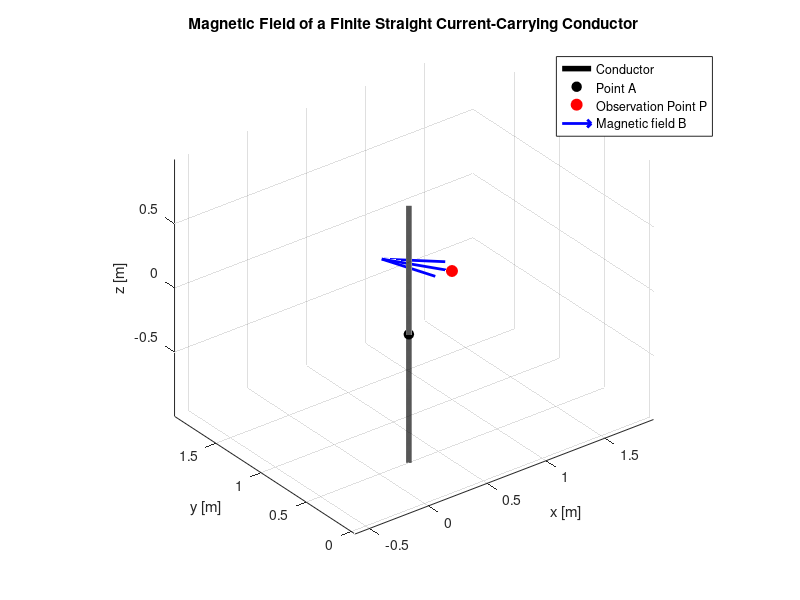

Source code (MATLAB):
%% Magnetic field of a finite straight conductor
% The conductor:
%   - has length l
%   - carries current I
%   - is centered at point A = [Ax, Ay, Az]
%   - is oriented parallel to the z-axis
%
% The magnetic field at point P is calculated from the Biot-Savart law:
%
%       dB = (mu0 / 4*pi) * I * (dl x R) / |R|^3
%
% where:
%   dl = differential element of the conductor
%   R  = vector from the current element to P
%
% The integral is evaluated numerically.

clear;
clc;
close all;

%% -------------------- Input parameters --------------------

% Current and conductor length
I = 1;                  % Current [A]
l = 2;                  % Conductor length [m]

% Position of the center of the conductor, A
Ax = 0.25;
Ay = 0.5;
Az = 0;

% Observation point P
Px = 1;
Py = 1;
Pz = 0;

% Permeability of free space
mu0 = 4*pi*1e-7;        % [H/m]

% Number of integration elements
N = 10000;

%% -------------------- Discretize the conductor --------------------

% The conductor extends from z = Az-l/2 to z = Az+l/2.
z = linspace(Az - l/2, Az + l/2, N);

% Differential length along the z-axis
dz = l/(N-1);

% Coordinates of the current elements
x_wire = Ax * ones(size(z));
y_wire = Ay * ones(size(z));

%% -------------------- Biot-Savart calculation --------------------

% Vector from every current element to observation point P:
Rx = Px - x_wire;
Ry = Py - y_wire;
Rz = Pz - z;

% Distance from each current element to P
R = sqrt(Rx.^2 + Ry.^2 + Rz.^2);

% Since the conductor is parallel to the z-axis:
%     dl = [0, 0, dz]
%
% Therefore:
%     dl x R = [-Ry*dz, Rx*dz, 0]

dBx = (mu0/(4*pi)) * I .* (-Ry) ./ R.^3 * dz;
dBy = (mu0/(4*pi)) * I .* ( Rx) ./ R.^3 * dz;
dBz = zeros(size(dBx));

% Numerically integrate all differential contributions
Bx = sum(dBx);
By = sum(dBy);
Bz = sum(dBz);

% Magnetic-field vector
B = [Bx, By, Bz];

%% -------------------- Display result --------------------

fprintf('Magnetic field at P:\n');
fprintf('Bx = %.6e T\n', Bx);
fprintf('By = %.6e T\n', By);
fprintf('Bz = %.6e T\n', Bz);
fprintf('|B| = %.6e T\n', norm(B));

%% -------------------- 3D visualization --------------------

figure('Color','w');
hold on;
grid on;
axis equal;
view(3);

% Plot the finite conductor
plot3(x_wire, y_wire, z, 'k-', 'LineWidth', 4);

% Plot point A (center of conductor)
plot3(Ax, Ay, Az, 'ko', ...
    'MarkerFaceColor','k', 'MarkerSize',7);

% Plot observation point P
plot3(Px, Py, Pz, 'ro', ...
    'MarkerFaceColor','r', 'MarkerSize',8);

% Scale factor for displaying the B vector.
% This is only for visualization; it does not change the calculated B.
vectorScale = 0.5 / norm(B);

% Plot magnetic-field vector using quiver3
quiver3(Px, Py, Pz, ...
        Bx*vectorScale, By*vectorScale, Bz*vectorScale, ...
        0, 'b', 'LineWidth', 2, 'MaxHeadSize', 0.5);

% Labels and title
xlabel('x [m]');
ylabel('y [m]');
zlabel('z [m]');
title('Magnetic Field of a Finite Straight Current-Carrying Conductor');

legend('Conductor', 'Point A', 'Observation Point P', ...
       'Magnetic field B', 'Location','best');

hold off;
